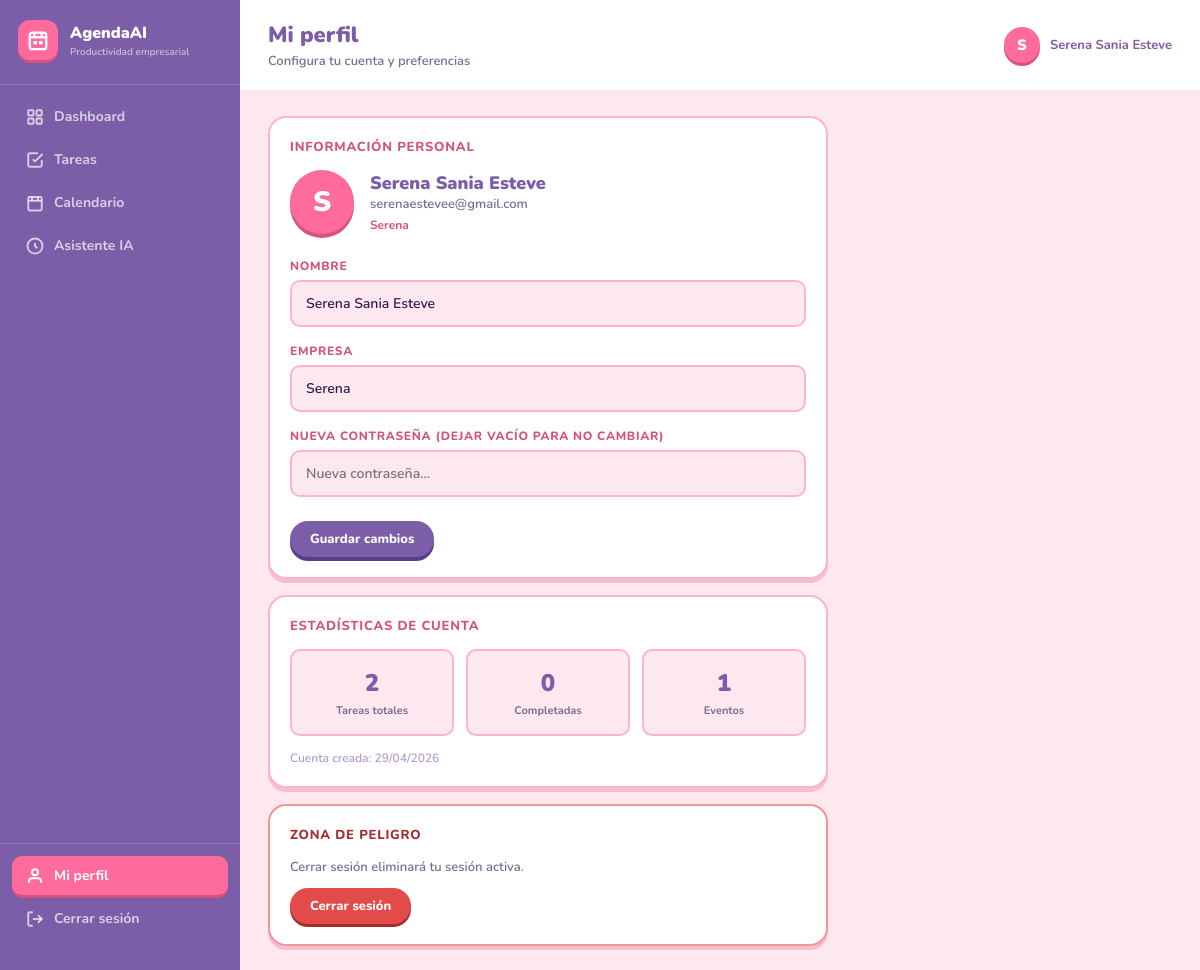
The app's page /profile (signed in) with its own data.
### app.py (models this page shows)
class User(db.Model):
    id = db.Column(db.Integer, primary_key=True)
    name = db.Column(db.String(100), nullable=False)
    email = db.Column(db.String(150), unique=True, nullable=False)
    password = db.Column(db.String(256), nullable=False)
    company = db.Column(db.String(100), default="")
    created_at = db.Column(db.DateTime, default=datetime.utcnow)
    tasks = db.relationship("Task", backref="user", lazy=True, cascade="all, delete-orphan")
    events = db.relationship("Event", backref="user", lazy=True, cascade="all, delete-orphan")

### app.py (the view, shortened to what this page needs)
@app.route("/profile", methods=["GET", "POST"])
@login_required
def profile():
    user = current_user()
    message = None
    return render_template("profile.html", user=user, message=message)

### app.py (called while the page is built)
def login_required(f):
    from functools import wraps
    @wraps(f)
    def decorated(*args, **kwargs):
        if "user_id" not in session:
            return redirect(url_for("login"))
        return f(*args, **kwargs)
    return decorated

def current_user():
    if "user_id" in session:
        return User.query.get(session["user_id"])
    return None

### templates/profile.html (shortened to what this page needs)
{% extends "base.html" %}
{% block page_title %}Mi perfil{% endblock %}
{% block page_sub %}Configura tu cuenta y preferencias{% endblock %}
{% block content %}
<div class="page-body">
  <div style="max-width:560px">
    <div class="card">
      <div class="card-title">Información personal</div>
      <div style="display:flex;align-items:center;gap:16px;margin-bottom:24px">
        <div style="width:64px;height:64px;border-radius:50%;background:var(--pink);display:flex;align-items:center;justify-content:center;font-size:28px;font-weight:900;color:#fff;box-shadow:0 4px 0 var(--pink-dark)">
          {{ user.name[0]|upper }}
        </div>
        <div>
          <div style="font-size:18px;font-weight:900;color:var(--purple)">{{ user.name }}</div>
          <div style="font-size:13px;font-weight:600;color:var(--text-soft)">{{ user.email }}</div>
          {% if user.company %}<div style="font-size:12px;font-weight:700;color:var(--pink-dark);margin-top:4px">{{ user.company }}</div>{% endif %}
        </div>
      </div>
      <form method="POST">
        <div class="form-group">
          <label class="form-label">Nombre</label>
          <input type="text" name="name" class="form-input" value="{{ user.name }}" required>
        </div>
        <div class="form-group">
          <label class="form-label">Empresa</label>
          <input type="text" name="company" class="form-input" value="{{ user.company }}" placeholder="Nombre de tu empresa">
        </div>
        <div class="form-group">
          <label class="form-label">Nueva contraseña (dejar vacío para no cambiar)</label>
          <input type="password" name="new_password" class="form-input" placeholder="Nueva contraseña..." minlength="6">
        </div>
        <button type="submit" class="add-btn-pill" style="margin-top:8px">Guardar cambios</button>
      </form>
    </div>
    <div class="card" style="margin-top:16px">
      <div class="card-title">Estadísticas de cuenta</div>
      <div style="display:grid;grid-template-columns:repeat(3,1fr);gap:12px">
        <div style="text-align:center;padding:16px;background:var(--pink-pale);border-radius:var(--radius-sm);border:2px solid var(--pink-light)">
          <div style="font-size:24px;font-weight:900;color:var(--purple)">{{ user.tasks|length }}</div>
          <div style="font-size:11px;font-weight:700;color:var(--text-soft);margin-top:4px">Tareas totales</div>
        </div>
        <div style="text-align:center;padding:16px;background:var(--pink-pale);border-radius:var(--radius-sm);border:2px solid var(--pink-light)">
          <div style="font-size:24px;font-weight:900;color:var(--purple)">{{ user.tasks|selectattr('done')|list|length }}</div>
          <div style="font-size:11px;font-weight:700;color:var(--text-soft);margin-top:4px">Completadas</div>
        </div>
        <div style="text-align:center;padding:16px;background:var(--pink-pale);border-radius:var(--radius-sm);border:2px solid var(--pink-light)">
          <div style="font-size:24px;font-weight:900;color:var(--purple)">{{ user.events|length }}</div>
          <div style="font-size:11px;font-weight:700;color:var(--text-soft);margin-top:4px">Eventos</div>
        </div>
      </div>
      <div style="font-size:12px;font-weight:600;color:var(--text-muted);margin-top:14px">
        Cuenta creada: {{ user.created_at.strftime('%d/%m/%Y') }}
      </div>
    </div>
    <div class="card" style="margin-top:16px;border-color:#F09595">
      <div class="card-title" style="color:#A32D2D">Zona de peligro</div>
      <p style="font-size:13px;font-weight:600;color:var(--text-soft);margin-bottom:12px">Cerrar sesión eliminará tu sesión activa.</p>
      <a href="{{ url_for('logout') }}" class="add-btn-pill" style="background:#E24B4A;box-shadow:0 3px 0 #A32D2D">Cerrar sesión</a>
    </div>
  </div>
</div>
{% endblock %}

### templates/base.html (shortened to what this page needs)
<!DOCTYPE html>
<html lang="es">
<head>
  <link rel="stylesheet" href="{{ url_for('static', filename='css/main.css') }}">
</head>
<body>
  {% if session.user_id %}
  <div class="layout">
    <aside class="sidebar">
      <div class="sidebar-brand">
        <div class="brand-icon">
        </div>
        <div>
          <div class="brand-name">AgendaAI</div>
          <div class="brand-sub">Productividad empresarial</div>
        </div>
      </div>
      <nav class="sidebar-nav">
        <a href="{{ url_for('dashboard') }}" class="nav-item {% if request.endpoint == 'dashboard' %}active{% endif %}">
          <svg width="18" height="18" viewBox="0 0 24 24" fill="none" stroke="currentColor" stroke-width="2.5"><rect x="3" y="3" width="7" height="7" rx="1"/><rect x="14" y="3" width="7" height="7" rx="1"/><rect x="3" y="14" width="7" height="7" rx="1"/><rect x="14" y="14" width="7" height="7" rx="1"/></svg>
          Dashboard
        </a>
        <a href="{{ url_for('tasks') }}" class="nav-item {% if request.endpoint == 'tasks' %}active{% endif %}">
          <svg width="18" height="18" viewBox="0 0 24 24" fill="none" stroke="currentColor" stroke-width="2.5"><polyline points="9 11 12 14 22 4"/><path d="M21 12v7a2 2 0 0 1-2 2H5a2 2 0 0 1-2-2V5a2 2 0 0 1 2-2h11"/></svg>
          Tareas
        </a>
        <a href="{{ url_for('calendar') }}" class="nav-item {% if request.endpoint == 'calendar' %}active{% endif %}">
          <svg width="18" height="18" viewBox="0 0 24 24" fill="none" stroke="currentColor" stroke-width="2.5"><rect x="3" y="4" width="18" height="18" rx="2"/><line x1="3" y1="9" x2="21" y2="9"/><line x1="8" y1="4" x2="8" y2="9"/><line x1="16" y1="4" x2="16" y2="9"/></svg>
          Calendario
        </a>
        <a href="{{ url_for('ai_assistant') }}" class="nav-item {% if request.endpoint == 'ai_assistant' %}active{% endif %}">
          <svg width="18" height="18" viewBox="0 0 24 24" fill="none" stroke="currentColor" stroke-width="2.5"><circle cx="12" cy="12" r="10"/><path d="M12 8v4l3 3"/></svg>
          Asistente IA
        </a>
      </nav>
      <div class="sidebar-bottom">
        <a href="{{ url_for('profile') }}" class="nav-item {% if request.endpoint == 'profile' %}active{% endif %}">
          <svg width="18" height="18" viewBox="0 0 24 24" fill="none" stroke="currentColor" stroke-width="2.5"><path d="M20 21v-2a4 4 0 0 0-4-4H8a4 4 0 0 0-4 4v2"/><circle cx="12" cy="7" r="4"/></svg>
          Mi perfil
        </a>
        <a href="{{ url_for('logout') }}" class="nav-item">
          <svg width="18" height="18" viewBox="0 0 24 24" fill="none" stroke="currentColor" stroke-width="2.5"><path d="M9 21H5a2 2 0 0 1-2-2V5a2 2 0 0 1 2-2h4"/><polyline points="16 17 21 12 16 7"/><line x1="21" y1="12" x2="9" y2="12"/></svg>
          Cerrar sesión
        </a>
      </div>
    </aside>
    <main class="main-content">
      <div class="topbar">
        <div>
          <h1 class="page-title">{% block page_title %}{% endblock %}</h1>
          <p class="page-sub">{% block page_sub %}{% endblock %}</p>
        </div>
        <div class="topbar-right">
          <div class="user-badge">
            <div class="user-avatar">{{ session.user_name[0]|upper }}</div>
            <span class="user-name">{{ session.user_name }}</span>
          </div>
        </div>
      </div>
      {% block content %}{% endblock %}
    </main>
  </div>
  {% else %}
    {% block auth_content %}{% endblock %}
  {% endif %}
</body>
</html>

### static/css/main.css (style rules this page uses)
*, *::before, *::after { box-sizing: border-box; margin: 0; padding: 0; }
:root { --pink: #FF6B9D; --pink-light: #FFB3D1; --pink-pale: #FDE8F0; --pink-dark: #D4537E; --purple: #7B5EA7; --purple-light: #A98BD4; --purple-dark: #5A3D8A; --purple-pale: #EEEDFE; --white: #fff; --text: #2D1B4E; --text-soft: #7B6B8D; --text-muted: #B39CC8; --bg: #FDE8F0; --card: #fff; --radius: 18px; --radius-sm: 10px; --shadow: 0 4px 0 #F4C0D1; --shadow-purple: 0 4px 0 var(--purple-dark); }
html { font-size: 16px; }
body { font-family: 'Nunito', sans-serif; background: var(--bg); color: var(--text); min-height: 100vh; }
.form-group { margin-bottom: 16px; }
.form-label { display: block; font-size: 12px; font-weight: 800; color: var(--pink-dark); text-transform: uppercase; letter-spacing: .06em; margin-bottom: 6px; }
.form-input { width: 100%; padding: 12px 14px; border-radius: var(--radius-sm); border: 2px solid var(--pink-light); font-family: inherit; font-size: 14px; font-weight: 600; color: var(--text); background: var(--pink-pale); transition: border-color .15s; outline: none; }
.layout { display: flex; min-height: 100vh; }
.sidebar { width: 240px; min-width: 240px; background: var(--purple); display: flex; flex-direction: column; padding: 20px 0; }
.sidebar-brand { display: flex; align-items: center; gap: 12px; padding: 0 18px 24px; border-bottom: 1px solid rgba(255,255,255,.15); margin-bottom: 12px; }
.brand-icon { width: 40px; height: 40px; border-radius: 12px; background: var(--pink); display: flex; align-items: center; justify-content: center; flex-shrink: 0; box-shadow: 0 3px 0 var(--pink-dark); }
.brand-name { font-size: 16px; font-weight: 900; color: #fff; }
.brand-sub { font-size: 10px; color: rgba(255,255,255,.6); font-weight: 600; margin-top: 1px; }
.sidebar-nav { flex: 1; padding: 0 12px; display: flex; flex-direction: column; gap: 4px; }
.nav-item { display: flex; align-items: center; gap: 10px; padding: 10px 14px; border-radius: var(--radius-sm); color: rgba(255,255,255,.7); text-decoration: none; font-size: 14px; font-weight: 700; transition: all .15s; }
.nav-item.active { background: var(--pink); color: #fff; box-shadow: 0 3px 0 var(--pink-dark); }
.nav-item svg { flex-shrink: 0; }
.sidebar-bottom { padding: 12px; border-top: 1px solid rgba(255,255,255,.15); margin-top: 12px; display: flex; flex-direction: column; gap: 4px; }
.main-content { flex: 1; display: flex; flex-direction: column; overflow: hidden; }
.topbar { display: flex; align-items: center; justify-content: space-between; padding: 20px 28px; background: var(--white); border-bottom: 2px solid var(--pink-pale); }
.page-title { font-size: 22px; font-weight: 900; color: var(--purple); }
.page-sub { font-size: 13px; color: var(--text-soft); font-weight: 600; margin-top: 2px; }
.topbar-right { display: flex; align-items: center; gap: 12px; }
.user-badge { display: flex; align-items: center; gap: 10px; }
.user-avatar { width: 36px; height: 36px; border-radius: 50%; background: var(--pink); color: #fff; display: flex; align-items: center; justify-content: center; font-weight: 900; font-size: 15px; box-shadow: 0 3px 0 var(--pink-dark); }
.user-name { font-size: 13px; font-weight: 700; color: var(--purple); }
.page-body { flex: 1; padding: 24px 28px; overflow-y: auto; }
.card { background: var(--white); border-radius: var(--radius); padding: 20px; box-shadow: var(--shadow); border: 2px solid var(--pink-light); }
.card-title { font-size: 13px; font-weight: 800; color: var(--pink-dark); text-transform: uppercase; letter-spacing: .06em; margin-bottom: 14px; }
.add-btn-pill { padding: 9px 20px; border-radius: 50px; border: none; background: var(--purple); color: #fff; font-family: inherit; font-size: 13px; font-weight: 800; cursor: pointer; box-shadow: var(--shadow-purple); transition: all .15s; text-decoration: none; display: inline-flex; align-items: center; gap: 6px; }

### records on screen
User: user_name "Serena Sania Esteve", name "S", name "Serena Sania Esteve", email "serenaestevee@gmail.com", company "Serena", created_at "29/04/2026"

### other values on screen
{{ session.user_name[0]|upper }} "S"
{{ user.tasks|length }} "2"
{{ user.tasks|selectattr('done')|list|length }} "0"
{{ user.events|length }} "1"
